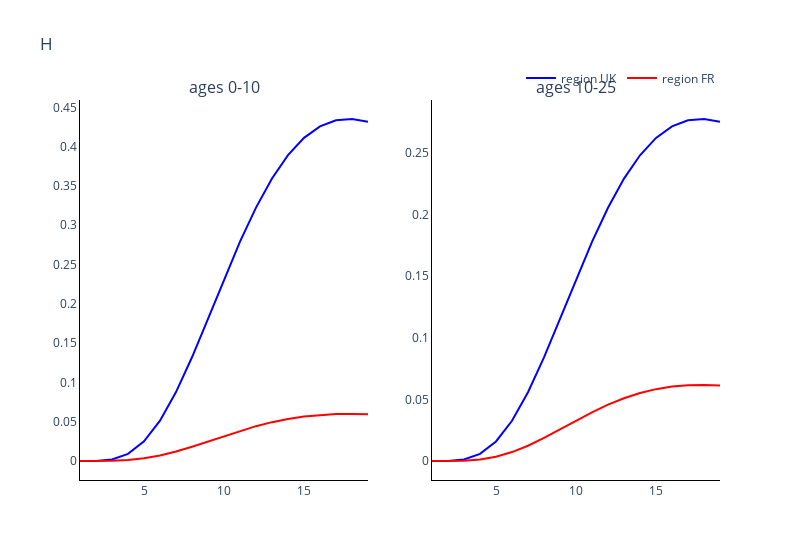
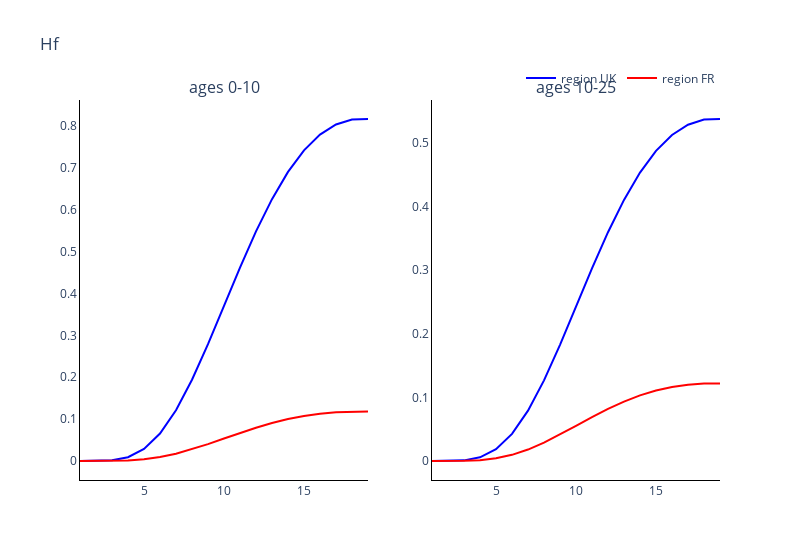
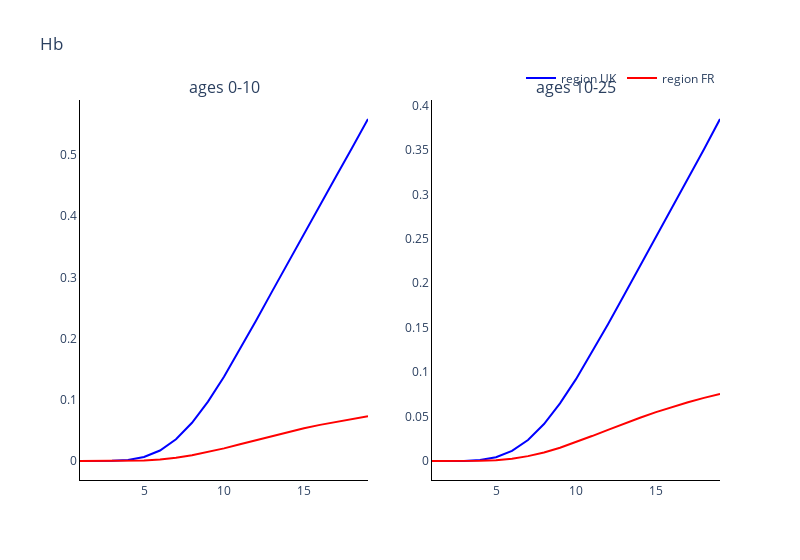

Notebook cell for these charts, in order:
### Markdown cell above
### Plot the compartments of the two regions against each other

Hospitalisations

### Code cell
# Trace names - represent the solver used for the simulation
trace_name = ['region {}'.format(r) for r in regions]

# Compartment list - type and age
comparments = []
for n in ['', 'f', 'b', 'w1', 'w2', 'w3']:
    comparments.append('H{}'.format(n))

# Plot for each comparment
for c, comparment in enumerate(comparments):
    fig = go.Figure()
    fig = make_subplots(rows=int(np.ceil(len(age_groups)/2)), cols=2, subplot_titles=tuple('ages {}'.format(a) for a in age_groups))
    # Plot (line plot for each solver method for each age)
    for a, age in enumerate(age_groups):
        if a != 0:
            for o, out in enumerate(outputs):
                fig.add_trace(
                    go.Scatter(
                        y=new_hospitalisation[o][c][:, a],
                        x=parameters.simulation_parameters.times,
                        mode='lines',
                        name=trace_name[o],
                        line_color=colours[o],
                        showlegend=False
                    ),
                    row= int(np.floor(a / 2)) + 1,
                    col= a % 2 + 1
                )
        
        else:
            for o, out in enumerate(outputs):
                fig.add_trace(
                    go.Scatter(
                        y=new_hospitalisation[o][c][:, a],
                        x=parameters.simulation_parameters.times,
                        mode='lines',
                        name=trace_name[o],
                        line_color=colours[o]
                    ),
                    row= int(np.floor(a / 2)) + 1,
                    col= a % 2 + 1
                )

    # Add axis labels
    fig.update_layout(
        boxmode='group',
        title=comparment, 
        width=800,
        plot_bgcolor='white',
        xaxis=dict(linecolor='black'),
        yaxis=dict(linecolor='black'),
        xaxis2=dict(linecolor='black'),
        yaxis2=dict(linecolor='black'),
        xaxis3=dict(linecolor='black'),
        yaxis3=dict(linecolor='black'),
        xaxis4=dict(linecolor='black'),
        yaxis4=dict(linecolor='black'),
        xaxis5=dict(linecolor='black'),
        yaxis5=dict(linecolor='black'),
        xaxis6=dict(linecolor='black'),
        yaxis6=dict(linecolor='black'),
        xaxis7=dict(linecolor='black'),
        yaxis7=dict(linecolor='black'),
        xaxis8=dict(linecolor='black'),
        yaxis8=dict(linecolor='black'),
        legend=dict(
            orientation="h",
            yanchor="bottom",
            y=1.02,
            xanchor="right",
            x=1
        ))

    fig.show()

### Figure 1 — Plotly figure (JSON) as saved in the notebook; plotly's stock layout.template omitted (floating-point values rounded to 4 significant figures)
{"data": [{"line": {"color": "blue"}, "mode": "lines", "name": "region UK", "type": "scatter", "x": [1, 2, 3, 4, 5, 6, 7, 8, 9, 10, 11, 12, 13, 14, 15, 16, 17, 18, 19], "xaxis": "x", "y": [0, 0.0001349, 0.002021, 0.00913, 0.02494, 0.05126, 0.08769, 0.132, 0.181, 0.2311, 0.2791, 0.3225, 0.3595, 0.3892, 0.4112, 0.4259, 0.4336, 0.4352, 0.4316], "yaxis": "y"}, {"line": {"color": "red"}, "mode": "lines", "name": "region FR", "type": "scatter", "x": [1, 2, 3, 4, 5, 6, 7, 8, 9, 10, 11, 12, 13, 14, 15, 16, 17, 18, 19], "xaxis": "x", "y": [0, 1.825e-05, 0.0002752, 0.001247, 0.003414, 0.007025, 0.01203, 0.01812, 0.02486, 0.03176, 0.03836, 0.04434, 0.04944, 0.05354, 0.05658, 0.0586, 0.05967, 0.0599, 0.05941], "yaxis": "y"}, {"line": {"color": "blue"}, "mode": "lines", "name": "region UK", "showlegend": false, "type": "scatter", "x": [1, 2, 3, 4, 5, 6, 7, 8, 9, 10, 11, 12, 13, 14, 15, 16, 17, 18, 19], "xaxis": "x2", "y": [0, 8.517e-05, 0.00128, 0.005795, 0.01584, 0.03259, 0.05577, 0.08401, 0.1152, 0.1471, 0.1777, 0.2054, 0.229, 0.2479, 0.262, 0.2713, 0.2763, 0.2773, 0.275], "yaxis": "y2"}, {"line": {"color": "red"}, "mode": "lines", "name": "region FR", "showlegend": false, "type": "scatter", "x": [1, 2, 3, 4, 5, 6, 7, 8, 9, 10, 11, 12, 13, 14, 15, 16, 17, 18, 19], "xaxis": "x2", "y": [0, 1.879e-05, 0.0002834, 0.001284, 0.003515, 0.007234, 0.01239, 0.01867, 0.0256, 0.0327, 0.03951, 0.04566, 0.05092, 0.05513, 0.05827, 0.06035, 0.06145, 0.06169, 0.06118], "yaxis": "y2"}], "layout": {"annotations": [{"font": {"size": 16}, "showarrow": false, "text": "ages 0-10", "x": 0.225, "xanchor": "center", "xref": "paper", "y": 1, "yanchor": "bottom", "yref": "paper"}, {"font": {"size": 16}, "showarrow": false, "text": "ages 10-25", "x": 0.775, "xanchor": "center", "xref": "paper", "y": 1, "yanchor": "bottom", "yref": "paper"}], "boxmode": "group", "legend": {"orientation": "h", "x": 1, "xanchor": "right", "y": 1.02, "yanchor": "bottom"}, "plot_bgcolor": "white", "title": {"text": "H"}, "width": 800, "xaxis": {"anchor": "y", "domain": [0, 0.45], "linecolor": "black"}, "xaxis2": {"anchor": "y2", "domain": [0.55, 1], "linecolor": "black"}, "xaxis3": {"linecolor": "black"}, "xaxis4": {"linecolor": "black"}, "xaxis5": {"linecolor": "black"}, "xaxis6": {"linecolor": "black"}, "xaxis7": {"linecolor": "black"}, "xaxis8": {"linecolor": "black"}, "yaxis": {"anchor": "x", "domain": [0, 1], "linecolor": "black"}, "yaxis2": {"anchor": "x2", "domain": [0, 1], "linecolor": "black"}, "yaxis3": {"linecolor": "black"}, "yaxis4": {"linecolor": "black"}, "yaxis5": {"linecolor": "black"}, "yaxis6": {"linecolor": "black"}, "yaxis7": {"linecolor": "black"}, "yaxis8": {"linecolor": "black"}}}

### Figure 2 — Plotly figure (JSON) as saved in the notebook; plotly's stock layout.template omitted (floating-point values rounded to 4 significant figures)
{"data": [{"line": {"color": "blue"}, "mode": "lines", "name": "region UK", "type": "scatter", "x": [1, 2, 3, 4, 5, 6, 7, 8, 9, 10, 11, 12, 13, 14, 15, 16, 17, 18, 19], "xaxis": "x", "y": [0, 6.082e-05, 0.001557, 0.009004, 0.02867, 0.06555, 0.1213, 0.1941, 0.2792, 0.3706, 0.4621, 0.5485, 0.6256, 0.6906, 0.7421, 0.7797, 0.804, 0.816, 0.817], "yaxis": "y"}, {"line": {"color": "red"}, "mode": "lines", "name": "region FR", "type": "scatter", "x": [1, 2, 3, 4, 5, 6, 7, 8, 9, 10, 11, 12, 13, 14, 15, 16, 17, 18, 19], "xaxis": "x", "y": [0, 8.375e-06, 0.0002186, 0.001277, 0.004093, 0.009402, 0.01746, 0.028, 0.04035, 0.05363, 0.06694, 0.0795, 0.09069, 0.1001, 0.1076, 0.113, 0.1165, 0.1182, 0.1183], "yaxis": "y"}, {"line": {"color": "blue"}, "mode": "lines", "name": "region UK", "showlegend": false, "type": "scatter", "x": [1, 2, 3, 4, 5, 6, 7, 8, 9, 10, 11, 12, 13, 14, 15, 16, 17, 18, 19], "xaxis": "x2", "y": [0, 3.877e-05, 0.001003, 0.005828, 0.01862, 0.04269, 0.07916, 0.1268, 0.1826, 0.2427, 0.3029, 0.3598, 0.4106, 0.4536, 0.4877, 0.5126, 0.5288, 0.5369, 0.5378], "yaxis": "y2"}, {"line": {"color": "red"}, "mode": "lines", "name": "region FR", "showlegend": false, "type": "scatter", "x": [1, 2, 3, 4, 5, 6, 7, 8, 9, 10, 11, 12, 13, 14, 15, 16, 17, 18, 19], "xaxis": "x2", "y": [0, 8.625e-06, 0.0002252, 0.001315, 0.004217, 0.009687, 0.01799, 0.02885, 0.04158, 0.05526, 0.06898, 0.08192, 0.09346, 0.1032, 0.1109, 0.1165, 0.1201, 0.1218, 0.1219], "yaxis": "y2"}], "layout": {"annotations": [{"font": {"size": 16}, "showarrow": false, "text": "ages 0-10", "x": 0.225, "xanchor": "center", "xref": "paper", "y": 1, "yanchor": "bottom", "yref": "paper"}, {"font": {"size": 16}, "showarrow": false, "text": "ages 10-25", "x": 0.775, "xanchor": "center", "xref": "paper", "y": 1, "yanchor": "bottom", "yref": "paper"}], "boxmode": "group", "legend": {"orientation": "h", "x": 1, "xanchor": "right", "y": 1.02, "yanchor": "bottom"}, "plot_bgcolor": "white", "title": {"text": "Hf"}, "width": 800, "xaxis": {"anchor": "y", "domain": [0, 0.45], "linecolor": "black"}, "xaxis2": {"anchor": "y2", "domain": [0.55, 1], "linecolor": "black"}, "xaxis3": {"linecolor": "black"}, "xaxis4": {"linecolor": "black"}, "xaxis5": {"linecolor": "black"}, "xaxis6": {"linecolor": "black"}, "xaxis7": {"linecolor": "black"}, "xaxis8": {"linecolor": "black"}, "yaxis": {"anchor": "x", "domain": [0, 1], "linecolor": "black"}, "yaxis2": {"anchor": "x2", "domain": [0, 1], "linecolor": "black"}, "yaxis3": {"linecolor": "black"}, "yaxis4": {"linecolor": "black"}, "yaxis5": {"linecolor": "black"}, "yaxis6": {"linecolor": "black"}, "yaxis7": {"linecolor": "black"}, "yaxis8": {"linecolor": "black"}}}

### Figure 3 — Plotly figure (JSON) as saved in the notebook; plotly's stock layout.template omitted (floating-point values rounded to 4 significant figures)
{"data": [{"line": {"color": "blue"}, "mode": "lines", "name": "region UK", "type": "scatter", "x": [1, 2, 3, 4, 5, 6, 7, 8, 9, 10, 11, 12, 13, 14, 15, 16, 17, 18, 19], "xaxis": "x", "y": [0, 4.293e-06, 0.0002075, 0.001645, 0.006444, 0.01712, 0.03557, 0.06241, 0.09693, 0.1375, 0.1821, 0.229, 0.2766, 0.3241, 0.3712, 0.418, 0.4646, 0.5113, 0.5585], "yaxis": "y"}, {"line": {"color": "red"}, "mode": "lines", "name": "region FR", "type": "scatter", "x": [1, 2, 3, 4, 5, 6, 7, 8, 9, 10, 11, 12, 13, 14, 15, 16, 17, 18, 19], "xaxis": "x", "y": [0, 5.984e-07, 2.981e-05, 0.0002402, 0.0009503, 0.002543, 0.00531, 0.009347, 0.01454, 0.02062, 0.02724, 0.03406, 0.04081, 0.04727, 0.05334, 0.05897, 0.06414, 0.0689, 0.07327], "yaxis": "y"}, {"line": {"color": "blue"}, "mode": "lines", "name": "region UK", "showlegend": false, "type": "scatter", "x": [1, 2, 3, 4, 5, 6, 7, 8, 9, 10, 11, 12, 13, 14, 15, 16, 17, 18, 19], "xaxis": "x2", "y": [0, 2.757e-06, 0.0001353, 0.001082, 0.004259, 0.01136, 0.02367, 0.04163, 0.06479, 0.09209, 0.1222, 0.154, 0.1864, 0.2191, 0.2517, 0.2844, 0.3173, 0.3507, 0.3847], "yaxis": "y2"}, {"line": {"color": "red"}, "mode": "lines", "name": "region FR", "showlegend": false, "type": "scatter", "x": [1, 2, 3, 4, 5, 6, 7, 8, 9, 10, 11, 12, 13, 14, 15, 16, 17, 18, 19], "xaxis": "x2", "y": [0, 6.163e-07, 3.071e-05, 0.0002474, 0.0009789, 0.002619, 0.005469, 0.009626, 0.01497, 0.02123, 0.02805, 0.03508, 0.04203, 0.0487, 0.05496, 0.06076, 0.0661, 0.07101, 0.07552], "yaxis": "y2"}], "layout": {"annotations": [{"font": {"size": 16}, "showarrow": false, "text": "ages 0-10", "x": 0.225, "xanchor": "center", "xref": "paper", "y": 1, "yanchor": "bottom", "yref": "paper"}, {"font": {"size": 16}, "showarrow": false, "text": "ages 10-25", "x": 0.775, "xanchor": "center", "xref": "paper", "y": 1, "yanchor": "bottom", "yref": "paper"}], "boxmode": "group", "legend": {"orientation": "h", "x": 1, "xanchor": "right", "y": 1.02, "yanchor": "bottom"}, "plot_bgcolor": "white", "title": {"text": "Hb"}, "width": 800, "xaxis": {"anchor": "y", "domain": [0, 0.45], "linecolor": "black"}, "xaxis2": {"anchor": "y2", "domain": [0.55, 1], "linecolor": "black"}, "xaxis3": {"linecolor": "black"}, "xaxis4": {"linecolor": "black"}, "xaxis5": {"linecolor": "black"}, "xaxis6": {"linecolor": "black"}, "xaxis7": {"linecolor": "black"}, "xaxis8": {"linecolor": "black"}, "yaxis": {"anchor": "x", "domain": [0, 1], "linecolor": "black"}, "yaxis2": {"anchor": "x2", "domain": [0, 1], "linecolor": "black"}, "yaxis3": {"linecolor": "black"}, "yaxis4": {"linecolor": "black"}, "yaxis5": {"linecolor": "black"}, "yaxis6": {"linecolor": "black"}, "yaxis7": {"linecolor": "black"}, "yaxis8": {"linecolor": "black"}}}
